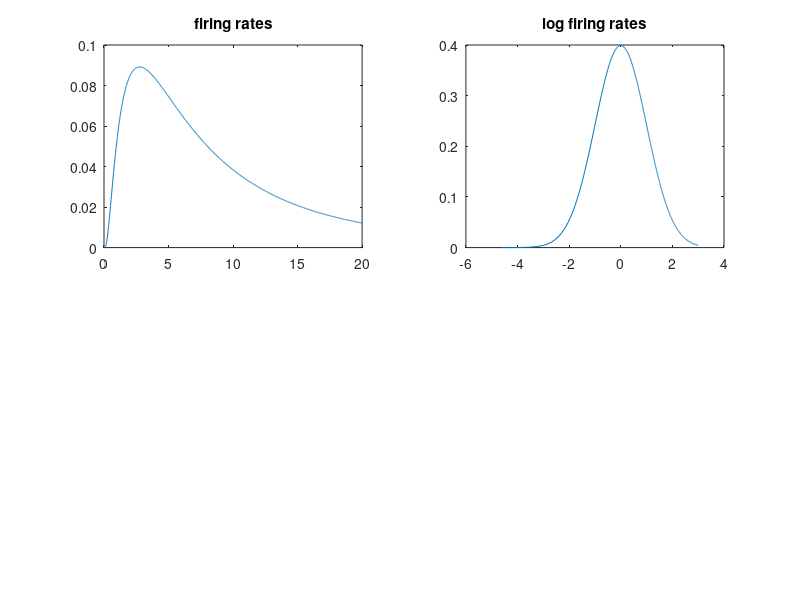

MATLAB code to generate this figure: (Note: this script raises an error after producing the figure.)
%% Generate dummy data theta
% Phase modulation equation: f(th) = exp(A) * exp(cos(th-th_pref) - 1);
% th_pref = preferred theta phase
% A = baseline firing rate 

% Number of spikes at theta phase th: 
% p(k|lambda) = lambda * exp(-lambda) / k!
% lambda = dt * f(th)

% Parameters
fs = 20000;           % Sampling frequency in Hz
duration = 10;       % Duration of the signal in seconds
frequency = 10;       % Frequency of the sine wave in Hz
phase_bins = [0:90:270];  % Theta phases that each neuron can be tuned to
phase_hist_bins = [0:90:360];

% Generate neuron properties 
firing_rates = [0.01:0.01:20]; % possible firing rates 
log_firing_rates = log(firing_rates);
mean_fr = mean(log_firing_rates);
std_fr = std(log_firing_rates);

figure; % sanity check 
subplot(2,2,1)
plot(firing_rates, lognpdf(firing_rates, mean_fr, std_fr));
title('firing rates');
subplot(2,2,2)
plot(log_firing_rates, normpdf(log_firing_rates));
title('log firing rates');

base_fr = lognrnd(mean_fr, std_fr, [length(cells),1]); % baseline fr follows lognormal distribution
preferred_phase = datasample(phase_bins, length(cells)); 

% Generate 'LFP' data 
t = 0:1/fs:duration-1/fs; % time vector
sine_wave = sin(2*pi*frequency*t); % theta oscillation
phase = mod(angle(hilbert(sine_wave))*180/pi, 360); % theta phase 

subplot(2,2,3);
plot(t(1:fs), sine_wave(1:fs)); % 1 sec
xlabel('Time (s)');
ylabel('Amplitude');
title('Sine Wave');

% Generate spikes and calculate firing probability 
for c = 1:length(cells)
    neuron_fr = exp(base_fr(c)) * exp(cosd(phase - preferred_phase(c)));
    neuron_lambda = 1/fs * neuron_fr;
    neuron_spikes{c} = poissrnd(neuron_lambda);
    
    spike_idx = find(neuron_spikes{c});
    spike_phase = phase(spike_idx);

    binned_spikes{c} = histcounts(spike_phase, phase_hist_bins);
    firing_prob{c} = binned_spikes{c} ./ sum(neuron_spikes{c});
end


%% Generate dummy SWR data 
% Firing in excited neurons is modelled as Gaussian and firing in inhibited
% neurons is modelled as flipped bell curve. 

% Random excitation or inhibition generator: 1 = excitation, 0 = inhibition
exc_inh = randi([0,1],[length(cells),1]);

% Generate neuron properties
exc_firing_prob = [0.02:0.002:0.1]; % possible mean firing prob 
inh_firing_prob = [0.001:0.0001:0.005];

figure(2); % sanity check 
subplot(1,2,1)
plot(exc_firing_prob, normpdf(exc_firing_prob, mean(exc_firing_prob), std(exc_firing_prob)));
title('excitation firing rates');
subplot(1,2,2)
plot(inh_firing_prob, normpdf(inh_firing_prob, mean(inh_firing_prob), std(inh_firing_prob)));
title('inhibition firing rates');

exc_fr = normrnd(mean(exc_firing_prob), std(exc_firing_prob), [length(cells),1]); 
inh_fr = normrnd(mean(inh_firing_prob), std(inh_firing_prob), [length(cells),1]);




% 8 bins for each type of data (theta and SWR)
theta_data = [];
theta_data_smooth = [];
swr_data = [];
swr_shuffle_data = [];

for c = 1:length(cells)
    cell_theta_data{c} = (theta_firing.firing_prob(cells(c),:));
    f = fit([1:size(cell_theta_data{c},2)]', cell_theta_data{c}', 'smoothingspline');
    cell_theta_data_smooth{c} = f(1:size(cell_theta_data{c},2))';

    % cell_swr_data{c} = [swr_firing{cells(c)}.first_firing_prob, swr_firing{cells(c)}.firing_prob_start, swr_firing{cells(c)}.firing_prob_end, swr_firing{cells(c)}.second_firing_prob];
    % cell_swr_shuffle_data{c} = swr_firing{cells(c)}.mean_firing_prob_shuffled;
    % Keep only SWR response from start to end of event 
    cell_swr_data{c} = [swr_firing{cells(c)}.firing_prob_start, swr_firing{cells(c)}.firing_prob_end];
    cell_swr_shuffle_data{c} = [swr_firing{cells(c)}.mean_firing_prob_shuffled(11:18)];
end

theta_data = cell2mat(cell_theta_data');
theta_data_smooth = cell2mat(cell_theta_data_smooth');
% theta_data_smooth = (repmat(theta_data_smooth,[1,2])); 
swr_data = cell2mat(cell_swr_data');
swr_shuffle_data = cell2mat(cell_swr_shuffle_data');
rr_swr = swr_data./swr_shuffle_data;
rr_swr = zscore(rr_swr,0,1);

% z-scoring (first within cell and then across cells)
% zscore_theta_cell = zscore(theta_data_smooth,0,2); % dim1 = column-wise / dim2 = row-wise
zscore_theta = zscore(theta_data_smooth,0,1);

% Data used for clustering and sorting
phase = linspace(-180,180,18);
phase_new = linspace(-180,180,100);
for c = 1:size(zscore_theta,1)
    zscore_theta_interp(c,:) = interp1(phase, zscore_theta(c,:), phase_new,'spline');
    theta_data_interp(c,:) = interp1(phase, theta_data(c,:), phase_new,'spline');
end

concat_theta_swr = [zscore_theta, rr_swr];
